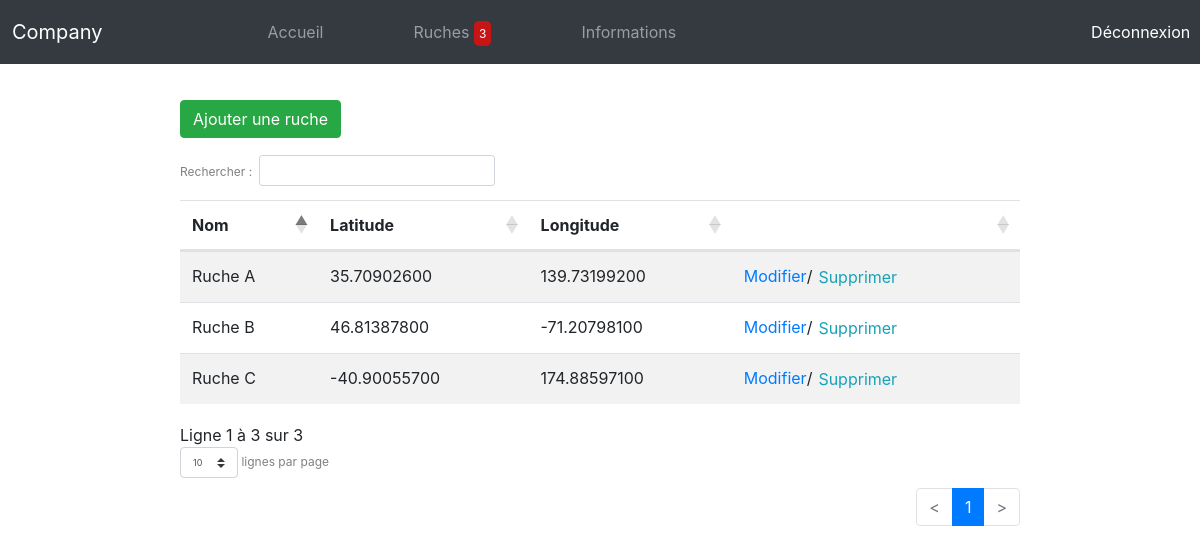
Screenshot of /ruches.php with the database file from the repository.
### tables this page shows
CREATE TABLE `ruches` (
  `id` int NOT NULL,
  `nom` varchar(255) NOT NULL,
  `latitude` decimal(10,8) NOT NULL,
  `longitude` decimal(11,8) NOT NULL
);

### ruches.php (the view, shortened to what this page needs)
<?php
include 'connexion_bdd.php';
?>
<!doctype html>
<html lang="fr">
<head>
    <link rel="stylesheet" href="https://stackpath.bootstrapcdn.com/bootstrap/4.5.0/css/bootstrap.min.css">
     <link href="https://cdnjs.cloudflare.com/ajax/libs/twitter-bootstrap/4.1.3/css/bootstrap.css" rel="stylesheet">
     <link href="https://cdn.datatables.net/1.10.21/css/dataTables.bootstrap4.min.css" rel="stylesheet">
     <link href="https://cdn.datatables.net/buttons/1.6.2/css/buttons.bootstrap4.min.css" rel="stylesheet">
<link href="resources/css/style.css" rel="stylesheet">
</head>
<body>
<header>
    <nav class="navbar-expand-lg navbar navbar-dark bg-dark">
        <a class="navbar-brand" href="#">Company</a>
        <div class="collapse navbar-collapse" id="navbarTogglerDemo02">
            <ul class="navbar-nav mr-auto mt-2 mt-lg-0">
                <li class="nav-item">
                    <a class="nav-link" href="index.php" id="accueil">Accueil</a>
                </li>
                <li class="nav-item">
                     <a class="nav-link" href="ruches.php" id="ruches">Ruches
                                           <?php
                                           $compt = $bdd->query("SELECT COUNT(id) AS 'nb' FROM ruches");
                                           $donnees = $compt->fetch();
                                           echo "<span class='nb_ruche'>" . $donnees['nb'] . "</span>";
                                           ?>
                                       </a>
                </li>
                <li class="nav-item">
                    <a class="nav-link" href="informations.php" id="infos">Informations</a>
                </li>
            </ul>
            <span class="navbar-text">
      Déconnexion
    </span>
        </div>
    </nav>
</header>
<section>
<button type="button" class="btn btn-success add-ruche">Ajouter une ruche</button>
<table class="table table-striped table-ruches">
  <thead>
    <tr>
      <th scope="col">Nom</th>
      <th scope="col">Latitude</th>
      <th scope="col">Longitude</th>
      <th scope="col"></th>
    </tr>
  </thead>
  <tbody>
  <?php
  $stmt = $bdd->prepare("SELECT * FROM ruches");
  if ($stmt->execute()) {
    while ($row = $stmt->fetch()) {
    echo "<tr><td>" . $row['nom'] . "</td><td>" . $row['latitude'] . "</td><td>" . $row['longitude'] . "</td><td class='inline'><a href='update.php?". $row['id'] . "'>Modifier </a>  / <form action='DeleteRuche.php' method='post'><input type='hidden' name='id' value='". $row['id'] . "'/><input type='submit' name='supp' value='Supprimer' id='supp'/></form></td></tr>";
     }
  }
  ?>
  </tbody>
</table>
</section>
</body>
</html>

### resources/css/style.css (style rules this page uses)
.navbar-brand { margin-right: 10%; padding-left: 1%; }
.navbar-text { padding-right: 1%; color: white !important; }
.navbar { padding: 0 !important; }
.nav-link { padding: 20px 45px !important; }
header { margin-bottom: 3%; }
section { width: 70%; margin: auto; }
.add-ruche { margin-bottom: 2%; }
#supp { border: none; color: #17a2b8; background-color: transparent !important; }
.inline { display: flex; white-space: nowrap; }
.nb_ruche { background-color: #c71414; padding: 5px; color: white; border-radius: 5px; font-size: 12px; }

### rows the page displays
ruches: nom "Ruche A", latitude "35.70902600", longitude "139.73199200"
ruches: nom "Ruche B", latitude "46.81387800", longitude "-71.20798100"
ruches: nom "Ruche C", latitude "-40.90055700", longitude "174.88597100"

### other values shown
$donnees['nb'] "3"
